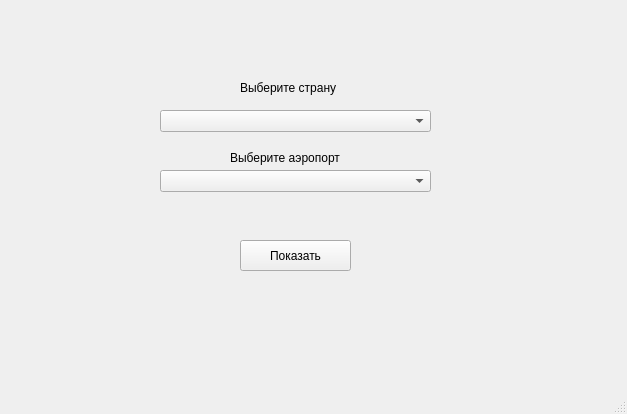
<?xml version="1.0" encoding="UTF-8"?>
<ui version="4.0">
 <class>MainWindow</class>
 <widget class="QMainWindow" name="MainWindow">
  <property name="geometry">
   <rect>
    <x>0</x>
    <y>0</y>
    <width>627</width>
    <height>414</height>
   </rect>
  </property>
  <property name="windowTitle">
   <string>MainWindow</string>
  </property>
  <widget class="QWidget" name="centralwidget">
   <widget class="QComboBox" name="comboBox">
    <property name="geometry">
     <rect>
      <x>160</x>
      <y>110</y>
      <width>271</width>
      <height>22</height>
     </rect>
    </property>
   </widget>
   <widget class="QComboBox" name="comboBox_2">
    <property name="geometry">
     <rect>
      <x>160</x>
      <y>170</y>
      <width>271</width>
      <height>22</height>
     </rect>
    </property>
   </widget>
   <widget class="QPushButton" name="pushButton">
    <property name="geometry">
     <rect>
      <x>240</x>
      <y>240</y>
      <width>111</width>
      <height>31</height>
     </rect>
    </property>
    <property name="text">
     <string>Показать</string>
    </property>
   </widget>
   <widget class="QLabel" name="label">
    <property name="geometry">
     <rect>
      <x>240</x>
      <y>80</y>
      <width>121</width>
      <height>16</height>
     </rect>
    </property>
    <property name="text">
     <string>Выберите страну</string>
    </property>
   </widget>
   <widget class="QLabel" name="label_2">
    <property name="geometry">
     <rect>
      <x>230</x>
      <y>150</y>
      <width>121</width>
      <height>16</height>
     </rect>
    </property>
    <property name="text">
     <string>Выберите аэропорт</string>
    </property>
   </widget>
  </widget>
  <widget class="QMenuBar" name="menubar">
   <property name="geometry">
    <rect>
     <x>0</x>
     <y>0</y>
     <width>627</width>
     <height>21</height>
    </rect>
   </property>
  </widget>
  <widget class="QStatusBar" name="statusbar"/>
 </widget>
 <resources/>
 <connections/>
</ui>
